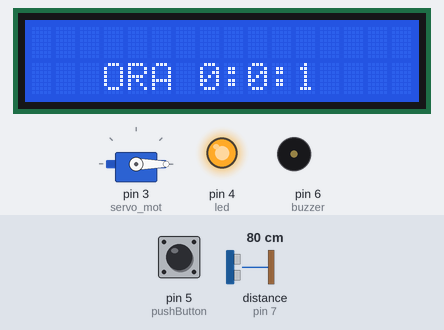
Simulated run of this sketch. Board: Arduino Uno, built with avr-gcc and run on an emulated ATmega328P. On the bench: servo, 16×2 character LCD, output pins drawn as LEDs (lit = HIGH), buzzer (waves = sounding). The inputs (shaded band) are chosen by the test bench; at power-on: pin 5 (pushButton) LOW, distance to the obstacle (sensor on pin 7) 80 cm. The echo pulse lasts 58.3 µs per cm; what the sketch prints to the serial monitor is not drawn.

Above: at 1.2 s.
1.3 s: pin 5 (pushButton) pulled HIGH for 1.15 s
At 2.4 s:
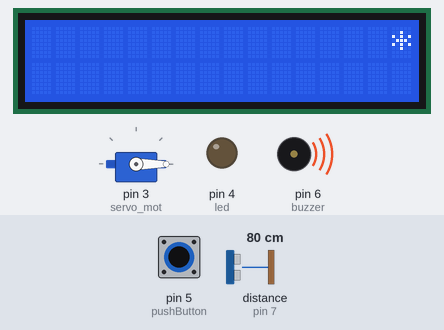
At 41.2 s:
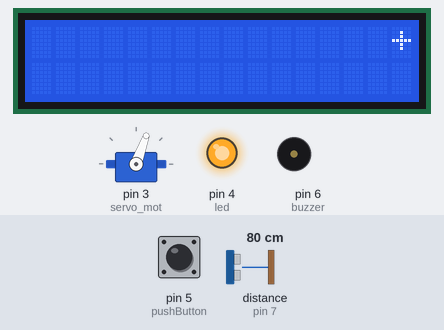
Timing chart, 0 to 41.6 s (numbered marks = the images above; inputs shaded):
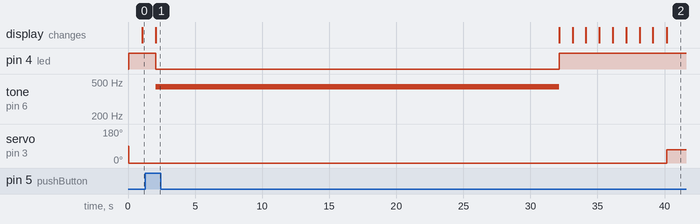

The sketch:

Clock_with_servo_ping_led_buzzer.ino
```cpp
#include <LiquidCrystal.h>
#include <Servo.h>
#include <SoftwareSerial.h>

LiquidCrystal lcd(8, 9, 10, 11, 12, 13);
Servo servo_mot;

const int led = 4;
const int pushButton = 5;
const int buzzer = 6;
const int ping = 7;
int ore, min, sec;
long duration, cm;
int pos = 0;
int letturaButton;

void setup()
{
  pinMode(led, OUTPUT);
  pinMode(buzzer, OUTPUT);
  pinMode(pushButton, INPUT);
  servo_mot.attach(3);
  Serial.begin(9600);
  lcd.begin(16, 2);
  letturaButton = 0;
  lcd.clear();
  noTone(buzzer);
  servo_mot.write(0);

  digitalWrite(led, HIGH);
}

void if1()
{
    lcd.clear();
    lcd.setCursor(15, 0);
    lcd.print("*");

    digitalWrite(led, LOW);

    pinMode(ping, OUTPUT);
    digitalWrite(ping, LOW);
    delayMicroseconds(2);
    digitalWrite(ping, HIGH);
    delayMicroseconds(5);
    digitalWrite(ping, LOW);

    pinMode(ping, INPUT);
    duration = pulseIn(ping, HIGH);
    cm = duration/29/2;

    if(cm<150)
    {
     tone(buzzer, 440);
     Serial.print("cm ");
     Serial.println(cm);
    }
    delay(30000);
}

void if2()
{
    pinMode(ping, OUTPUT);
    digitalWrite(ping, LOW);
    delayMicroseconds(2);
    digitalWrite(ping, HIGH);
    delayMicroseconds(5);
    digitalWrite(ping, LOW);

    pinMode(ping, INPUT);
    duration = pulseIn(ping, HIGH);
    cm = duration/29/2;

    pos = map(cm, 15, 180, 0, 180);
    servo_mot.write(pos);

    Serial.print("Gradi ");
    Serial.println(pos);

    lcd.clear();
    lcd.setCursor(15, 0);
    lcd.print("+");

    delay(60000);
    servo_mot.write(0);
}

void if3()
{
  lcd.clear();
  lcd.setCursor(15, 0);
  lcd.print("-");

  servo_mot.write(120);

    pinMode(ping, OUTPUT);
    digitalWrite(ping, LOW);
    delayMicroseconds(2);
    digitalWrite(ping, HIGH);
    delayMicroseconds(5);
    digitalWrite(ping, LOW);

    pinMode(ping, INPUT);
    duration = pulseIn(ping, HIGH);
    cm = duration/29/2;

  lcd.setCursor(0, 0);
  lcd.print("cm ");
  lcd.print(cm);

  delay(10000);
  servo_mot.write(0);
}

void loop()
{
  for(ore=0;ore<12;ore++)
  {
    for(min=0;min<60;min++)
    {
      for(sec=0;sec<60;sec++)
      {
        lcd.clear();
        lcd.setCursor(3,1);
        lcd.print("ORA ");
        lcd.print(ore);
        lcd.print(":");
        lcd.print(min);
        lcd.print(":");
        lcd.print(sec);


        letturaButton = digitalRead(pushButton);
        if(letturaButton == HIGH && !(ore==0 && min==0 && sec==50))
        {
          if1();
          setup();

            if(ore==0 && min==0 && sec==50)
          {
            if3();
          }
        }


        if(ore==0 && min==0 && sec==10)
        {
          if2();
        }


        delay(996);
      }
    }
  }
  lcd.clear();
}
```

Measured:
- after the input at 1.3 s, pin 4 (led): HIGH → LOW after 0.77 s, → HIGH 30.1 s later; tone on pin 6 (buzzer): silent → 440 Hz after 0.78 s, → silent 30.1 s later; servo on pin 3 (servo_mot): 0° → 70° after 38.8 s instead of 8.8 s; the display: changes after 0.78 s (image 1)
